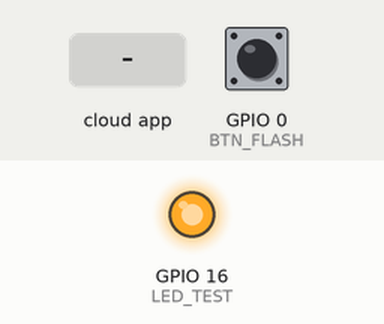
Simulated run of this sketch. Board: ESP8266 (NodeMCU). Parts: output pins drawn as LEDs (lit = HIGH). The test bench sets the inputs (shaded band); at power-on: GPIO 0 (BTN_FLASH) HIGH. WiFi joins after 1.5 s; servers stay silent unless stated; no MQTT or app messages arrive unless stated; what the sketch prints to the serial monitor is not drawn.

Above: at 2.7 s.
2.8 s: the phone or cloud app sets led to ON
At 3.2 s:
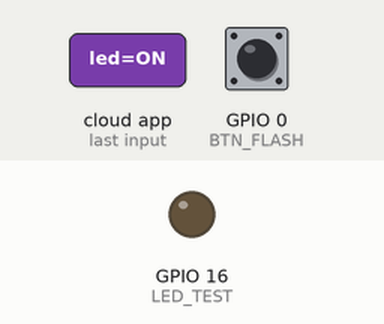
5.9 s: the phone or cloud app sets led to OFF
At 6.7 s:
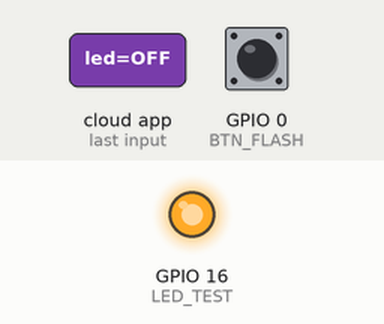
Timing chart, 0 to 8.9 s (numbered marks = the images above; inputs shaded):
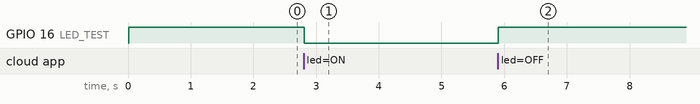

Measured:
- after the input at 2.8 s, GPIO 16 (LED_TEST): HIGH → LOW at once
- after the input at 5.9 s, GPIO 16 (LED_TEST): LOW → HIGH at once

The sketch:

cloud_adafruit.ino
```cpp
#include <ESP8266WiFi.h>
#include "Adafruit_MQTT.h"
#include "Adafruit_MQTT_Client.h"

#define WLAN_SSID       ""
#define WLAN_PASS       ""

#define AIO_SERVER      "io.adafruit.com"
#define AIO_SERVERPORT  1883                   // use 8883 for SSL
#define AIO_USERNAME    ""
#define AIO_KEY         ""

//HARDWARE NodeMCU_V1CP2102
#define LED_TEST 16
#define BTN_FLASH 0
#define LED_TX  2


WiFiClient client;
Adafruit_MQTT_Client mqtt(&client, AIO_SERVER, AIO_SERVERPORT, AIO_USERNAME, AIO_KEY);

/****************************** Feeds ***************************************/

// Setup a feed called 'photocell' for publishing.
// Notice MQTT paths for AIO follow the form: <username>/feeds/<feedname>
Adafruit_MQTT_Publish button = Adafruit_MQTT_Publish(&mqtt, AIO_USERNAME "/feeds/button");

// Setup a feed called 'onoff' for subscribing to changes.
Adafruit_MQTT_Subscribe led = Adafruit_MQTT_Subscribe(&mqtt, AIO_USERNAME "/feeds/led");

void MQTT_connect();

void setup() {
  Serial.begin(115200);
  delay(10);

  //Ports_Configuration
  pinMode(LED_TEST, OUTPUT);
  digitalWrite(LED_TEST, !LOW);  //Turnoff
  pinMode(BTN_FLASH, INPUT);

  //Interrupts
  attachInterrupt(digitalPinToInterrupt(BTN_FLASH), upload, CHANGE);

  //Start info
  Serial.println(F("Adafruit MQTT demo"));

  // Connect to WiFi access point.
  Serial.println(); Serial.println();
  Serial.print("Connecting to ");
  Serial.println(WLAN_SSID);

  WiFi.begin(WLAN_SSID, WLAN_PASS);
  while (WiFi.status() != WL_CONNECTED) {
    delay(500);
    Serial.print(".");
  }
  Serial.println();

  Serial.println("WiFi connected");
  Serial.println("IP address: "); Serial.println(WiFi.localIP());

  // Setup MQTT subscription for onoff feed.
  mqtt.subscribe(&led);
}


void loop() {
  MQTT_connect();

  Adafruit_MQTT_Subscribe *subscription;
  while ((subscription = mqtt.readSubscription(5000))) {
    if (subscription == &led) {
      Serial.print(F("Got: "));
      Serial.println((char *)led.lastread);

      if(strcmp((char *)led.lastread, "ON") == 0)
      {
        digitalWrite(LED_TEST, !HIGH);
      }
      if(strcmp((char *)led.lastread, "OFF") == 0)
      {
        digitalWrite(LED_TEST, !LOW);
      }
    }
  }
}

void upload() {
  // Notice MQTT button state
  bool flash;
  flash = !digitalRead(BTN_FLASH);
  // Now we can publish stuff!
  Serial.print(F("\nSending button val "));
  Serial.print(flash);
  Serial.print("...");

  if (! button.publish(flash)) {
    Serial.println(F("Failed"));
  } else {
    Serial.println(F("OK!"));
  }
}

void MQTT_connect() {
  int8_t ret;

  // Stop if already connected.
  if (mqtt.connected()) {
    return;
  }

  Serial.print("Connecting to MQTT... ");

  uint8_t retries = 3;
  while ((ret = mqtt.connect()) != 0) { // connect will return 0 for connected
       Serial.println(mqtt.connectErrorString(ret));
       Serial.println("Retrying MQTT connection in 5 seconds...");
       mqtt.disconnect();
       delay(5000);  // wait 5 seconds
       retries--;
       if (retries == 0) {
         // basically die and wait for WDT to reset me
         while (1);
       }
  }
  Serial.println("MQTT Connected!");
}
```
